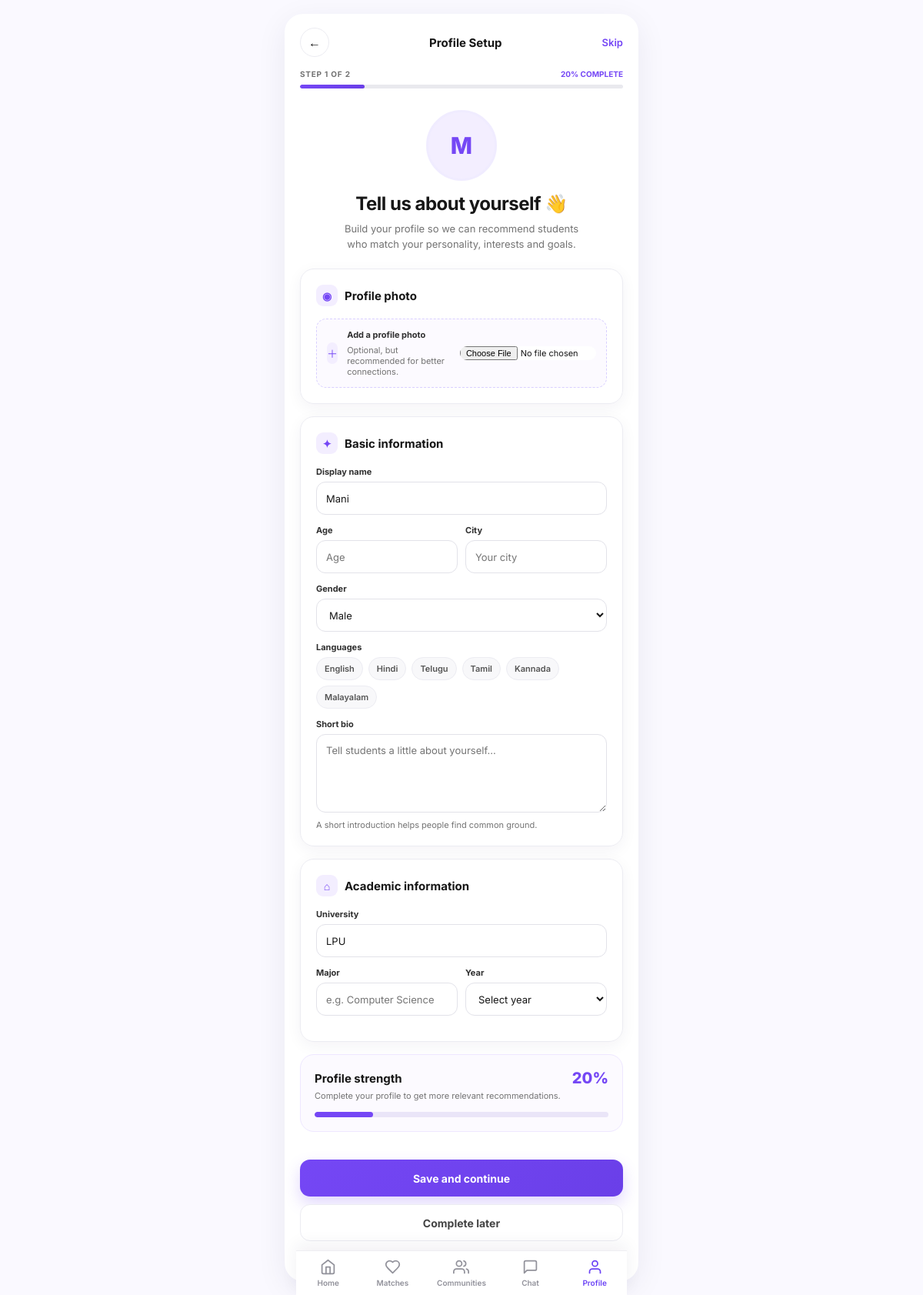
The page /profiles/setup/ (signed in) on the database as committed earlier.
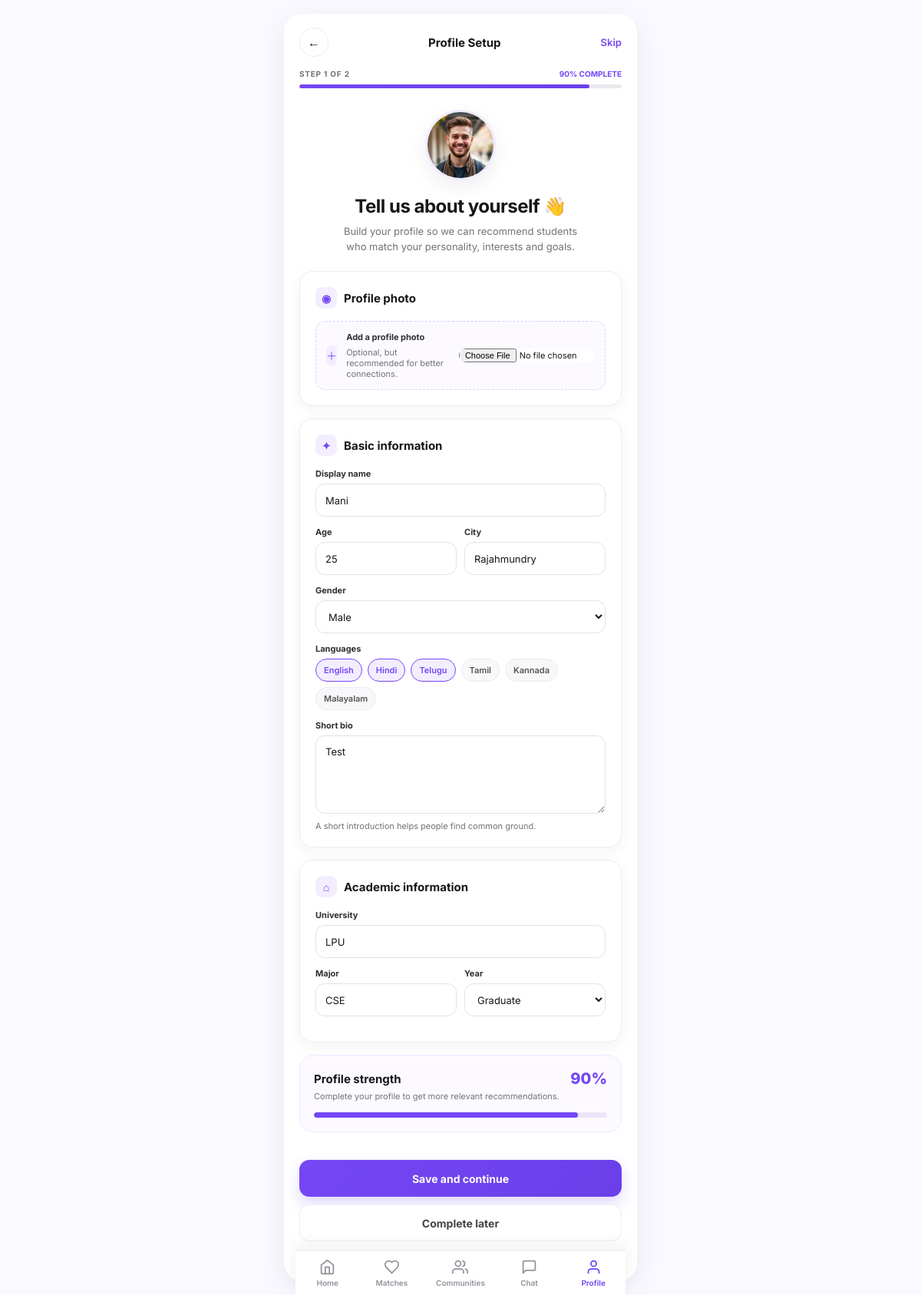
The same page on the database as committed later.
### accounts/models.py (models this page shows, shortened)
class User(AbstractUser):
    id = models.UUIDField(primary_key=True, default=uuid.uuid4, editable=False)
    username = None  # Not used; authentication via email
    email = models.EmailField('Email Address', unique=True)
    first_name = models.CharField('First Name', max_length=150, blank=True)
    last_name = models.CharField('Last Name', max_length=150, blank=True)
    is_verified = models.BooleanField('Verified', default=False)
    created_at = models.DateTimeField(auto_now_add=True)
    updated_at = models.DateTimeField(auto_now=True)
    USERNAME_FIELD = 'email'
    REQUIRED_FIELDS = ['first_name', 'last_name']
    objects = UserManager()
    class Meta:
        db_table = 'accounts_user'
        ordering = ['-created_at']

### profiles/models.py (models this page shows, shortened)
class Profile(models.Model):
    id = models.UUIDField(primary_key=True, default=uuid.uuid4, editable=False)
    user = models.OneToOneField(settings.AUTH_USER_MODEL, on_delete=models.CASCADE, related_name='profile')
    university = models.CharField(max_length=200, blank=True)
    major = models.CharField(max_length=200, blank=True)
    year = models.CharField(max_length=50, blank=True)
    age = models.PositiveSmallIntegerField(null=True, blank=True)
    city = models.CharField(max_length=100, blank=True)
    gender = models.CharField(max_length=40, blank=True)
    languages = models.CharField(max_length=300, blank=True)
    bio = models.TextField(blank=True, max_length=500)
    interests = models.CharField(max_length=300, blank=True)
    photo = models.ImageField(upload_to='profiles/', blank=True, null=True)
    is_public = models.BooleanField(default=True)
    questionnaire_completed = models.BooleanField(default=False)
    created_at = models.DateTimeField(auto_now_add=True)
    updated_at = models.DateTimeField(auto_now=True)
    class Meta:
        db_table = 'profiles_profile'

### profiles/views.py (the view)
# urls.py: path('setup/', profile_setup, name='profile_setup'),
@login_required
def profile_setup(request):
    profile, _ = Profile.objects.get_or_create(user=request.user)
    if request.method == 'POST':
        form = ProfileSetupForm(request.POST, request.FILES, instance=profile, user=request.user)
        if form.is_valid():
            form.save()
            if not profile.is_public:
                profile.is_public = True
                profile.save(update_fields=('is_public', 'updated_at'))
            messages.success(request, 'Your profile has been saved.')
            return redirect('home')
    else:
        form = ProfileSetupForm(instance=profile, user=request.user)
    return render(request, 'profiles/setup.html', {
        'form': form,
        'profile': profile,
        'profile_pct': get_profile_completion(request.user),
    })

### profiles/services.py (called while the page is built, shortened)
def get_profile_strength(user):
    profile = getattr(user, 'profile', None)
    fields = [
        ('Age', profile.age),
        ('City', profile.city),
        ('Gender', profile.gender),
        ('Languages', profile.languages),
        ('Profile Photo', profile.photo),
        ('Bio', profile.bio),
        ('University', profile.university),
        ('Major', profile.major),
        ('Year', profile.year),
        ('Interests', profile.interests),
    ]
    completed = [label for label, value in fields if value and str(value).strip()]
    missing = [label for label, value in fields if not value or not str(value).strip()]
    return {
        'profile_strength': int(round(len(completed) / len(fields) * 100)),
        'completed_fields': len(completed),
        'total_fields': len(fields),
        'missing_fields': missing,
    }

def get_profile_completion(user):
    return get_profile_strength(user)['profile_strength']

### templates/profiles/setup.html (shortened to what this page needs)
{% load static %}
<!doctype html>
<html lang="en">
<head>
</head>
<body>
<main class="app">
  <header class="topbar">
    <a class="back" href="{% url 'home' %}" aria-label="Go back">←</a>
    <h1>Profile Setup</h1>
    <a class="skip" href="{% url 'home' %}">Skip</a>
  </header>
  <div class="progress">
    <div class="progress-label"><span>STEP 1 OF 2</span><strong>{{ profile_pct }}% COMPLETE</strong></div>
    <div class="track"><div class="fill"></div></div>
  </div>
  <section class="hero">
    {% if profile.photo %}<img class="avatar" src="{{ profile.photo.url }}" alt="Profile photo">{% else %}<div class="avatar-placeholder">{{ request.user.first_name|default:request.user.email|slice:":1"|upper }}</div>{% endif %}
    <h2>Tell us about yourself <span aria-hidden="true">👋</span></h2>
    <p>Build your profile so we can recommend students who match your personality, interests and goals.</p>
  </section>
  <form method="post" enctype="multipart/form-data" novalidate>
    <section class="card">
      <h3><span class="icon">◉</span>Profile photo</h3>
      <div class="upload"><span class="icon">＋</span><div><label for="id_photo">Add a profile photo</label><small>Optional, but recommended for better connections.</small></div><input id="id_photo" name="photo" type="file" accept="image/*"></div>
    </section>
    <section class="card">
      <h3><span class="icon">✦</span>Basic information</h3>
      <div class="field"><label for="{{ form.display_name.id_for_label }}">Display name</label>{{ form.display_name }}{% if form.display_name.errors %}<div class="error">{{ form.display_name.errors.0 }}</div>{% endif %}</div>
      <div class="row"><div class="field"><label for="{{ form.age.id_for_label }}">Age</label>{{ form.age }}</div><div class="field"><label for="{{ form.city.id_for_label }}">City</label>{{ form.city }}</div></div>
      <div class="field"><label for="{{ form.gender.id_for_label }}">Gender</label>{{ form.gender }}</div>
      <div class="field"><label>Languages</label><div class="chips">{% for checkbox in form.languages %}<div class="chip">{{ checkbox.tag }}<label for="{{ checkbox.id_for_label }}">{{ checkbox.choice_label }}</label></div>{% endfor %}</div></div>
      <div class="field"><label for="{{ form.bio.id_for_label }}">Short bio</label>{{ form.bio }}<p class="help">A short introduction helps people find common ground.</p></div>
    </section>
    <section class="card">
      <h3><span class="icon">⌂</span>Academic information</h3>
      <div class="field"><label for="{{ form.university.id_for_label }}">University</label>{{ form.university }}</div>
      <div class="row"><div class="field"><label for="{{ form.major.id_for_label }}">Major</label>{{ form.major }}</div><div class="field"><label for="{{ form.year.id_for_label }}">Year</label>{{ form.year }}</div></div>
    </section>
    <section class="strength">
      <div class="strength-head"><h3>Profile strength</h3><span class="percent">{{ profile_pct }}%</span></div>
      <p>Complete your profile to get more relevant recommendations.</p>
      <div class="strength-track"><div class="strength-fill"></div></div>
    </section>
    <div class="actions"><button class="primary" type="submit">Save and continue</button><a class="secondary" href="{% url 'home' %}">Complete later</a></div>
  </form>
</main>{% include 'includes/bottom_nav.html' with active_nav='profile' %}
</body>
</html>

Rows that differ between the two databases and show on the page:
no longer on this page (row edited): User: user.first_name "M"
changed Profile "Male": photo: picture added; age (not shown) → "25"; city (not shown) → "Rajahmundry"; bio (not shown) → "Test"; major (not shown) → "CSE"; year "Select year" → "Graduate"; photo empty → "profiles/match-3.jpg" (drawn)
Other text that changed with them:
{{ profile_pct }}: "20" → "90"
